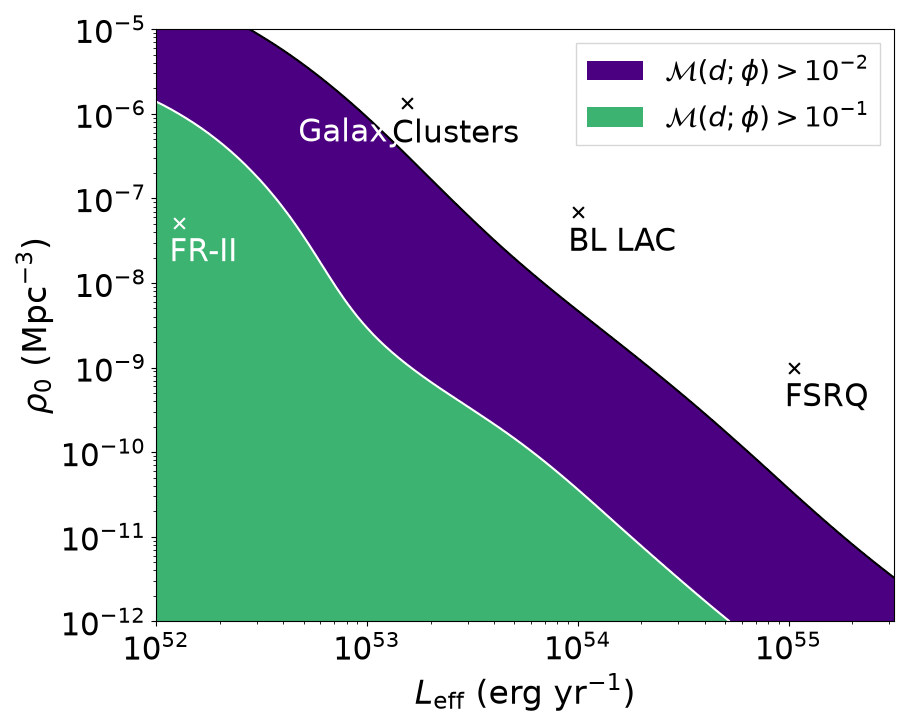

Source code (Python):
#!/usr/bin/env python
"""
Regenerate Figure 10 of the IceCube 7-year point-source paper
(Aartsen et al. 2020, ApJ 893, 102; arXiv:1909.08623).

Figure 10 shows the pointwise likelihood ratio M(d; phi) over the space of
standard candle luminosity functions, parameterized by the effective
luminosity Leff and the source density rho0, with the electromagnetic
source classes (FSRQ, BL LAC, Galaxy Clusters, FR-II) marked.

All data and parameters are read from clio-core via cte_ice (the posterior
samples, prior densities, and log evidences stored in posterior.h5).
No download is performed; the clio-core runtime must already be running.

Usage:
    source ./clio_env.sh
    /path/to/venv/bin/python fig10.py
"""

import time
import numpy as np
import scipy.stats

import matplotlib
matplotlib.use("Agg")
import matplotlib.pyplot as plt
from matplotlib.patches import Rectangle

import cte_ice as ci


# ---------------------------------------------------------------------------
# Tag names for the ingested release (from ice_omni.yaml / ci.manifest())
# ---------------------------------------------------------------------------
ZIP = ("ice/20190904_Bayesian_posterior_for_IceCube_7-year_"
       "point-source_search_with_neutrino-count_statistics.zip")
POST = ZIP + "/posterior.h5"
ISO_TAG = POST + "/Isotropic"   # spatial template used for Figure 10


def main():
    # ------------------------------------------------------------------
    # 1. Read everything from clio-core (timed)
    # ------------------------------------------------------------------
    t0 = time.time()
    root_attrs = ci.read_attributes(POST)           # prior densities, units
    table_attrs = ci.read_attributes(ISO_TAG)       # P_/NP_log_evidence
    samples = ci.read_table(ISO_TAG)                # posterior samples
    t1 = time.time()
    read_time = t1 - t0
    print("clio-core read time: {:.3f} s".format(read_time))
    print("  root attributes : {}".format(list(root_attrs.keys())))
    print("  table attributes: {}".format(list(table_attrs.keys())))
    print("  posterior samples: {} rows".format(samples.shape[0]))

    # ------------------------------------------------------------------
    # 2. Build the posterior estimate (KDE) and the prior
    # ------------------------------------------------------------------
    ln_A = samples["ln_A"]
    ln_Fb = samples["ln_Fb"]
    n1 = samples["n1"]
    n2 = samples["n2"]

    # Stack the four model parameters (natural logs for A and Fb)
    sample_array = np.vstack([ln_A, ln_Fb, n1, n2])

    # Kernel-density estimate of the posterior from the equally-weighted samples
    posterior_estimate = scipy.stats.gaussian_kde(sample_array)

    # Product of the uniform prior densities (read from clio-core root attributes)
    prior = (root_attrs["prior_ln_A"]
             * root_attrs["prior_ln_Fb"]
             * root_attrs["prior_n1"]
             * root_attrs["prior_n2"])

    NP_log_evidence = table_attrs["NP_log_evidence"]
    P_log_evidence = table_attrs["P_log_evidence"]

    # ------------------------------------------------------------------
    # 3. Bayes factor and pointwise likelihood ratio (M) functions
    #    (same formulas as the release's example.py)
    # ------------------------------------------------------------------
    def compute_bayes_factor(params, post_estimate, param_prior):
        """ln BF = ln p(d|model, non-Poiss) - ln p(d|Poiss)."""
        if isinstance(params, dict):
            params = [params[k] for k in ["ln_A", "ln_Fb", "n1", "n2"]]
        ln_model_evidence = (NP_log_evidence
                             + post_estimate.logpdf(params)
                             - np.log(param_prior))
        ln_alternative_evidence = P_log_evidence
        return ln_model_evidence - ln_alternative_evidence

    def compute_M_factor(params, post_estimate, param_prior, model_prior):
        """Pointwise likelihood ratio M(d; phi) from Eq. (27) of the paper."""
        if isinstance(params, dict):
            params = [params[k] for k in ["ln_A", "ln_Fb", "n1", "n2"]]
        ln_model_evidence = (NP_log_evidence
                             + post_estimate.logpdf(params)
                             - np.log(param_prior))
        ln_model_space = np.logaddexp(
            P_log_evidence + np.log(1.0 - model_prior),
            NP_log_evidence + np.log(model_prior),
        )
        return ln_model_evidence + np.log(model_prior) - ln_model_space

    # ------------------------------------------------------------------
    # 4. Log Bayes factors for the two example models from example.py
    # ------------------------------------------------------------------
    model_params_example = dict(ln_A=np.log(1e16), ln_Fb=np.log(1e-12),
                                n1=1.9, n2=-2)
    model_params_example2 = dict(ln_A=np.log(1e17), ln_Fb=np.log(1e-13),
                                 n1=1.9, n2=-2)

    lbf1 = compute_bayes_factor(model_params_example, posterior_estimate, prior)[0]
    lbf2 = compute_bayes_factor(model_params_example2, posterior_estimate, prior)[0]
    print("Log Bayes Factor for model 1 (ln_A=ln(1e16), ln_Fb=ln(1e-12)): {:.6f}".format(lbf1))
    print("Log Bayes Factor for model 2 (ln_A=ln(1e17), ln_Fb=ln(1e-13)): {:.6f}".format(lbf2))

    # ------------------------------------------------------------------
    # 5. Figure 10: pointwise likelihood ratio over (Leff, rho0)
    # ------------------------------------------------------------------
    Leff_lims = np.array([52, 55.5])      # log10 Leff [erg yr^-1]
    rho0_lims = np.array([-12, -5])       # log10 rho0 [Mpc^-3]
    log10_Leff_points = np.linspace(*Leff_lims, num=100)
    log10_rho0_points = np.linspace(*rho0_lims, num=100)

    # Convert Leff -> Fb and rho0 -> A using factors derived from FIRESONG
    # (as in the release's example.py)
    log10_Fb_points = log10_Leff_points + (-13 - 52)
    log10_A_points = log10_rho0_points + (18 - -7)

    # Switch to natural logarithms (matching the stored posterior coordinates)
    ln_Fb_points = log10_Fb_points * np.log(10)
    ln_A_points = log10_A_points * np.log(10)

    # Setup the evaluation grid
    ln_A_meshpoints, ln_Fb_meshpoints = np.meshgrid(ln_A_points, ln_Fb_points)
    log10_rho0_meshpoints, log10_Leff_meshpoints = np.meshgrid(
        log10_rho0_points, log10_Leff_points)
    N_evalpoints = len(ln_A_meshpoints.ravel())

    # Evaluate M on the grid with n1 = 1.9, n2 = -2 fixed
    posterior_evalpoints = np.vstack([
        ln_A_meshpoints.ravel(),
        ln_Fb_meshpoints.ravel(),
        1.9 * np.ones(N_evalpoints),
        -2.0 * np.ones(N_evalpoints),
    ])
    ln_M_meshpoints = compute_M_factor(
        posterior_evalpoints, posterior_estimate, prior, 0.5
    ).reshape(ln_A_meshpoints.shape)

    # ------------------------------------------------------------------
    # 6. Plot (same style as the release's example.py, but without LaTeX)
    # ------------------------------------------------------------------
    matplotlib.rcParams["figure.figsize"] = 10 / 1.1, 8 / 1.1
    matplotlib.rcParams["xtick.labelsize"] = 22
    matplotlib.rcParams["ytick.labelsize"] = 22
    matplotlib.rcParams["axes.labelsize"] = 24
    matplotlib.rcParams["legend.fontsize"] = 20
    # LaTeX is not available in this environment; use mathtext instead.
    plt.rc("text", usetex=False)

    cont_levels = [-2.0 * np.log(10), -1.0 * np.log(10), 1000.0]
    # Labels without math delimiters; the wrapper adds a single $...$ pair.
    cont_level_labels = [r"10^{-2}", r"10^{-1}", "max"]

    fig, ax = plt.subplots()

    # Contour lines
    cont = ax.contour(
        10 ** log10_Leff_meshpoints,
        10 ** log10_rho0_meshpoints,
        ln_M_meshpoints,
        levels=cont_levels,
        colors=["k", "w", "w"],
    )

    # Filled contour regions
    contf = ax.contourf(
        10 ** log10_Leff_meshpoints,
        10 ** log10_rho0_meshpoints,
        ln_M_meshpoints,
        levels=cont_levels,
        colors=["indigo", "mediumseagreen", "b"],
    )

    # Legend for the filled regions (M > 10^-2 and M > 10^-1).
    # matplotlib >= 3.1 removed QuadContourSet.collections; use the
    # face colors of the filled levels directly.
    face_colors = contf.get_facecolors()
    n_regions = len(cont_level_labels[:-1])  # number of legend entries
    proxy = [Rectangle((0, 0), 1, 1, fc=face_colors[i])
             for i in range(n_regions)]
    # Single math expression (no extra $ in the middle).
    legend_labels = [r"$\mathcal{M}(d; \phi) > " + lbl + r"$"
                     for lbl in cont_level_labels[:-1]]
    ax.legend(proxy, legend_labels, loc=1, fancybox=False)

    # ------------------------------------------------------------------
    # 7. Overplot the electromagnetic standard candle source classes
    #    (parameters taken from the release's example.py, originally
    #    from arXiv:1411.4385 via FIRESONG)
    # ------------------------------------------------------------------
    candle_points = np.array([
        [1.000000000000004e-9, 1.0642092440647181e+55],   # FSRQ
        [6.866488450043026e-8, 1e+54],                      # BL LAC
        [0.000001346640589965585, 1.545927736419466e+53],   # Gal. Clusters
        [5.179474679231223e-8, 1.282649830528052e+52],      # FR II
    ]).T
    candle_points_rho0 = candle_points[0]
    candle_points_Leff = candle_points[1]

    # First three candles in black, last (FR-II) in white
    ax.scatter(candle_points_Leff[:-1], candle_points_rho0[:-1],
               marker="x", c="black", s=60)
    ax.scatter(candle_points_Leff[-1], candle_points_rho0[-1],
               marker="x", c="white", s=60)

    for i, txt in enumerate(["FSRQ", "BL LAC", "Galaxy Clusters", "FR-II"]):
        if txt == "FSRQ":
            ax.annotate(txt,
                        (candle_points_Leff[i] * 0.9, candle_points_rho0[i] * 0.35),
                        fontsize=22)
        elif txt == "BL LAC":
            ax.annotate(txt,
                        (candle_points_Leff[i] * 0.9, candle_points_rho0[i] * 0.35),
                        fontsize=22)
        elif txt == "Galaxy Clusters":
            ax.annotate("Galaxy",
                        (candle_points_Leff[i] * 0.305, candle_points_rho0[i] * 0.35),
                        fontsize=22, color="white")
            ax.annotate("Clusters",
                        (candle_points_Leff[i] * 0.85, candle_points_rho0[i] * 0.34),
                        fontsize=22)
        elif txt == "FR-II":
            ax.annotate(txt,
                        (candle_points_Leff[i] * 0.9, candle_points_rho0[i] * 0.35),
                        fontsize=22, color="white")

    ax.set_xscale("log")
    ax.set_yscale("log")
    ax.set_xlim(*10.0 ** Leff_lims)
    ax.set_ylim(*10.0 ** rho0_lims)
    ax.set_ylabel(r"$\rho_0$ (Mpc$^{-3}$)")
    ax.set_xlabel(r"$L_{\rm eff}$ (erg yr$^{-1}$)")
    plt.tight_layout()
    plt.savefig("fig10.png")
    plt.close()
    print("Figure saved to fig10.png")


if __name__ == "__main__":
    main()
